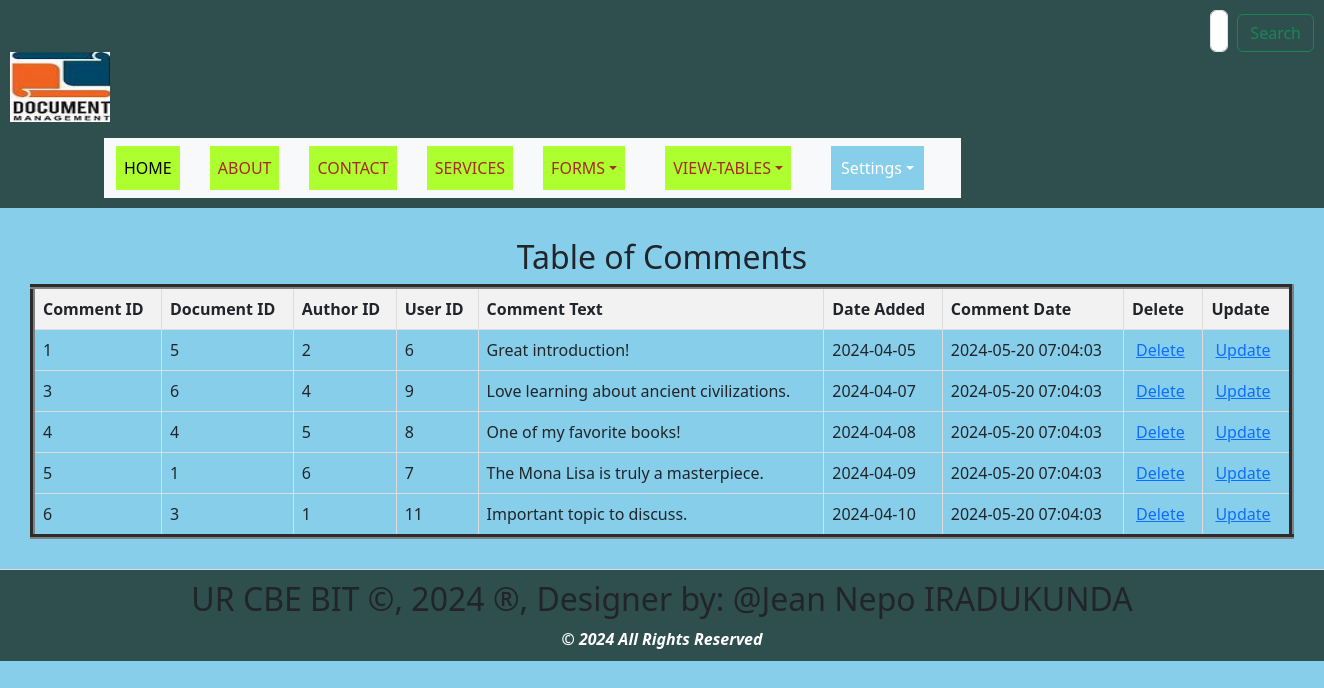
Screenshot of /view_comments.php with the database file from the repository.
### tables this page shows
CREATE TABLE `comments` (
  `CommentID` int(11) NOT NULL,
  `DocumentID` int(11) DEFAULT NULL,
  `AuthorID` int(11) DEFAULT NULL,
  `UserID` int(11) DEFAULT NULL,
  `CommentText` varchar(500) DEFAULT NULL,
  `DateAdded` date DEFAULT NULL,
  `CommentDate` timestamp NOT NULL DEFAULT current_timestamp()
);

### view_comments.php (the view, shortened to what this page needs)
<!DOCTYPE html>
<html lang="en">
<head>
  <link rel="stylesheet" type="text/css" href="styles.css" title="style 1" media="screen, tv, projection, handheld, print"/>
<link rel="stylesheet" type="text/css" href="styles.css" title="style 1" media="screen, tv, projection, handheld, print">
    <link href="https://cdn.jsdelivr.net/npm/bootstrap@5.3.3/dist/css/bootstrap.min.css" rel="stylesheet">
</head>
<body style="background-color: skyblue;">
<header>
    <form class="d-flex" role="search" action="search.php" method="GET">
        <input class="form-control me-2" type="search" placeholder="Search" aria-label="Search" name="query">
        <button class="btn btn-outline-success" type="submit">Search</button>
    </form>
    <ul style="list-style-type: none; padding: 0;">
        <li style="display: inline; margin-right: 10px;">
           <a href="home.html">
            <img src="./Images/Logo.jpeg" width="100" height="70" alt="Logo"> </a>
        </li>
    </ul>
    <div class="container">
        <div class="row">
            <div class="col-auto">
                <div class="box">
                    <nav class="navbar navbar-expand-lg bg-body-tertiary">
                        <div class="container-fluid">
                            <div class="collapse navbar-collapse" id="navbarNavDropdown">
                                <ul class="navbar-nav">
                                    <li class="nav-item">
                                        <a class="nav-link active" aria-current="page" href="home.html">HOME</a>
                                    </li>
                                    <li class="nav-item">
                                        <a class="nav-link" href="about.html">ABOUT</a>
                                    </li>
                                    <li class="nav-item">
                                        <a class="nav-link" href="contact.html">CONTACT</a>
                                    </li>
                                    <li class="nav-item">
                                        <a class="nav-link" href="services.html">SERVICES</a>
                                    </li>
                                    <li class="nav-item dropdown">
                                        <a class="nav-link dropdown-toggle" href="#"  data-bs-toggle="dropdown" aria-expanded="false">FORMS</a>
                                    </li>
                                    <li class="nav-item dropdown">
                                        <a class="nav-link dropdown-toggle" href="#" role="button" data-bs-toggle="dropdown" aria-expanded="false">VIEW-TABLES</a>
                                    </li>
                                    <li class="dropdown" style="display: inline; margin-right: 10px;">
                                        <a href="#" class="nav-link dropdown-toggle" style="padding: 10px; color: white; background-color: skyblue; text-decoration: none; margin-right: 15px;">Settings</a>
                                    </li>
                                </ul>
                            </div>
                        </div>
                    </nav>
                </div>
            </div>
        </div>
    </div>
</header>
<section>
<!DOCTYPE html>
<html>
<head>
</head>
<body>
    <center><h2>Table of Comments</h2></center>
    <table border="5">
        <tr>
            <th>Comment ID</th>
            <th>Document ID</th>
            <th>Author ID</th>
            <th>User ID</th>
            <th>Comment Text</th>
            <th>Date Added</th>
            <th>Comment Date</th>
            <th>Delete</th>
            <th>Update</th>
        </tr>
        <?php
       include('Database_Connection.php');
        $sql = "SELECT * FROM Comments";
        $result = $connection->query($sql);
        if ($result->num_rows > 0) {
            while ($row = $result->fetch_assoc()) {
                $commentId = $row['CommentID'];
                echo "<tr>
                    <td>" . $row['CommentID'] . "</td>
                    <td>" . $row['DocumentID'] . "</td>
                    <td>" . $row['AuthorID'] . "</td>
                    <td>" . $row['UserID'] . "</td>
                    <td>" . $row['CommentText'] . "</td>
                    <td>" . $row['DateAdded'] . "</td>
                    <td>" . $row['CommentDate'] . "</td>
                    <td><a style='padding:4px' href='delete_comments.php?CommentID=$commentId'>Delete</a></td>
                    <td><a style='padding:4px' href='update_comments.php?CommentID=$commentId'>Update</a></td>
                </tr>";
            }
        } else {
            echo "<tr><td colspan='9'>No data found</td></tr>";
        }
        ?>
    </table>
</body>
    </section>
<footer>
 <marquee behavior='alternate'>
<b><h2>UR CBE BIT &copy, 2024 &reg, Designer by: @Jean Nepo IRADUKUNDA</h2></b>
</marquee>
<center><b style="color: white;"><i>&copy 2024 All Rights Reserved</i></b></center>
</footer>
</body>
</html>

### styles.css (style rules this page uses)
body { font-family: Arial, sans-serif; margin: 0; padding: 0; }
header { background-color: darkslategray; padding: 5px; }
nav { display: flex; justify-content: space-between; }
.nav-link { list-style: none; margin: 0; padding: 0; display: inline-block; margin-right: 20px; text-decoration: none; color: black; }
.dropdown { position: relative; display: inline; margin-right: 10px; }
section { padding: 30px; border-bottom: 1px solid #ddd; }
footer { text-align: center; padding: 10px; background-color: darkslategray; }

### view_comments.php (style rules this page uses)
.nav-link { padding: 10px; color: white; background-color: greenyellow; text-decoration: none; margin-right: 30px; text-align: center; }
.nav-link:link { color: brown; }
button.btn { margin-left: 1px; margin-top: 4px; }
input.form-control { margin-left: 1200px; padding: 8px; }
header { background-color: darkslategray; padding: 10px; }
table { width: 100%; border-collapse: collapse; }
th, td { border: 1px solid #ddd; padding: 8px; text-align: left; }
th { background-color: #f2f2f2; }

### rows the page displays
comments: CommentID "1", DocumentID "5", AuthorID "2", UserID "6", CommentText "Great introduction!", DateAdded "2024-04-05", CommentDate "2024-05-20 07:04:03"
comments: CommentID "3", DocumentID "6", AuthorID "4", UserID "9", CommentText "Love learning about ancient civilizations.", DateAdded "2024-04-07", CommentDate "2024-05-20 07:04:03"
comments: CommentID "4", DocumentID "4", AuthorID "5", UserID "8", CommentText "One of my favorite books!", DateAdded "2024-04-08", CommentDate "2024-05-20 07:04:03"
comments: CommentID "5", DocumentID "1", AuthorID "6", UserID "7", CommentText "The Mona Lisa is truly a masterpiece.", DateAdded "2024-04-09", CommentDate "2024-05-20 07:04:03"
comments: CommentID "6", DocumentID "3", AuthorID "1", UserID "11", CommentText "Important topic to discuss.", DateAdded "2024-04-10", CommentDate "2024-05-20 07:04:03"
